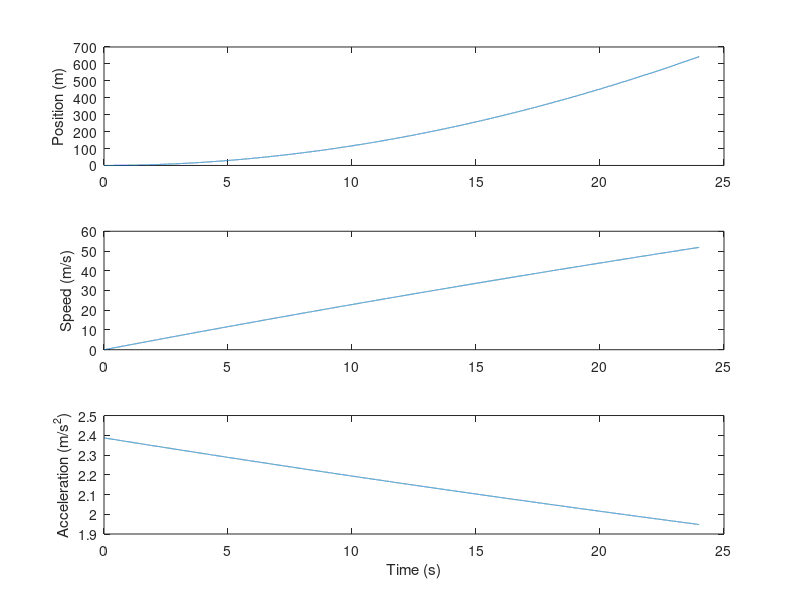

MATLAB code to generate this figure: (Note: this script raises an error after producing the figure.)
close all; clear all; clc;
%% Takeoff Roll
%---- Parameter Setup
delt = 0.001;
t= 0:delt:24;

Cd  = 0.025;
Cl  = 0.349;
k0  = 1;
k1  = -1.07;  % m^-1
k2  = 0.56; % m^-2
S   = 125;          % m^2
rho = 1.20569;      % kg/m^3
g   = 9.80665;      % m/s^2
mu  = 0.03;
Wdot = 9;           % N/s
ss = 339.659;
Fstatic = 216000;
%---- Variable Setup
p = zeros(length(t),1);
v = zeros(length(t),1);
a = zeros(length(t),1);
W = zeros(length(t),1);
T = zeros(length(t),1);
L = zeros(length(t),1);
N = zeros(length(t),1);
D = zeros(length(t),1);

T(1) = Fstatic;  % N
W(1) = 790100;  % N
N(1) = W(1);
a(1) = g/W(1)*(T(1)-D(1)-mu*N(1));

%---- Simulate
for i=1:length(t)-1
    p(i+1) = p(i)+v(i)*delt;
    v(i+1) = v(i)+a(i)*delt;
    W(i+1) = W(i)-Wdot*delt;
    T(i+1) = Fstatic*(k0+k1*v(i+1)/ss+k2*v(i+1)^2/ss^2);
    L(i+1) = 0.5*rho*v(i+1)^2*S*Cl;
    N(i+1) = W(i+1)-L(i+1);
    D(i+1) = 0.5*rho*v(i+1)^2*S*Cd;
    a(i+1) = g/W(i+1)*(T(i+1)-D(i+1)-mu*N(i+1));

end
%---- Plot
subplot(3,1,1)
plot(t,p)
ylabel('Position (m)')
subplot(3,1,2)
plot(t,v)
ylabel('Speed (m/s)')
subplot(3,1,3)
plot(t,a)
ylabel('Acceleration (m/s^2)')
xlabel('Time (s)')
sgtitle('Takeoff Roll')

%% Constant Weight Takeoff Roll
%---- Variable Setup
pw = zeros(length(t),1);
vw = zeros(length(t),1);
aw = zeros(length(t),1);
Ww = 790100;                %N
Tw = zeros(length(t),1);
Lw = zeros(length(t),1);
Nw = zeros(length(t),1);
Dw = zeros(length(t),1);

Tw(1) = 216000;  % N

for j = 1:length(t)-1
    pw(j+1) = pw(j)+vw(j)*delt;
    vw(j+1) = g/Ww*(k0*delt-mu*Ww*delt+vw(j)^3/3*(k1+k2-0.5*rho*S*Cd+mu/2*rho*S*Cl));
end

%---- Plot
figure,
subplot(2,1,1)
plot(t,pw)
ylabel('Position (m)')
subplot(2,1,2)
plot(t,vw)
ylabel('Speed (m/s)')
xlabel('Time (s)')
sgtitle('Takeoff Roll Constant Weight')

%% Constant Weight and Acceleration Takeoff Roll
%---- Variable Setup
pa = zeros(length(t),1);
va = zeros(length(t),1);
aa = zeros(length(t),1);
Wa = 790100;                %N

Ta = 216000;  % N
Na = Wa;
a     = g/Wa*(Ta-mu*Na);
for k = 1:length(t)-1
    pa(k+1) = pa(k)+va(k)*delt;
    va(k+1) = va(k)+a*delt;
end

%---- Plot
figure,
subplot(3,1,1)
plot(t,pa)
ylabel('Position (m)')
subplot(3,1,2)
plot(t,va)
ylabel('Speed (m/s)')
subplot(3,1,3)
plot(t,aa)
ylabel('Acceleration (m/s^2)')
xlabel('Time (s)')
sgtitle('Takeoff Roll: Constant Weight and Acceleration')